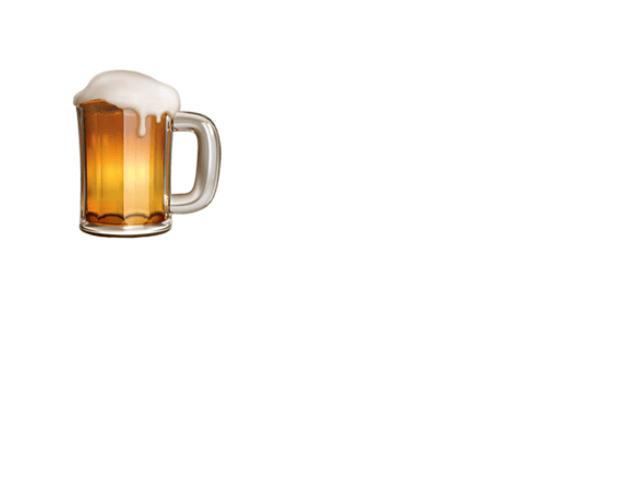
#> input picture input/beer.png, 642 x 482 px; its folder holds only this picture in this run
$ python cropper.py
#> lines starting #> are read from the running program, lines starting #| are printed output that depends on the picture; after the words box and inside, x2 and y2 are one past the last pixel; in counts of white or black regions, pixels touching at a corner belong together
from glob import glob
from pathlib import Path
import argparse
import subprocess
import cv2

def parseArguments():
    script_directory = Path(__file__).parent.absolute()
    parser = argparse.ArgumentParser(description = 'A tool to crop excessive white background around objects on images (or to grow some white background around if not enough).')
    parser.add_argument(
        '-i',
        '--input-dir',
        action = 'store',
        dest = 'input_dir',
        default = Path(script_directory / 'input').resolve(),
        help = 'A path to a directory with images to crop. Defaults to an \'input\' folder in the script location.'
    )
    parser.add_argument(
        '-o',
        '--output-dir',
        action = 'store',
        dest = 'output_dir',
        default = Path(script_directory / 'output').resolve(),
        help = 'A path to an output directory to place cropped images. Defaults to an \'output\' folder in the script location.'
    )
    parser.add_argument(
        '-p',
        '--padding',
        action = 'store',
        dest = 'padding_px',
        type = int,
        default = 10,
        help = 'A width of a white background padding around an object in pixels. Defaults to 10 px.'
    )
    parser.add_argument(
        '-e',
        '--extensions',
        action = 'append',
        dest = 'extensions',
        type = str,
        nargs = '*',
        choices = ['png', 'jpg', 'tiff'],
        default = ['png', 'jpg', 'tiff'],
        help = 'Extensions of images to crop. Defaults to png, jpg and tiff altogether.'
    )

    args = parser.parse_args()

    if 'jpg' in args.extensions:
        args.extensions += ['jpeg', 'jpe']

    if 'tiff' in args.extensions:
        args.extensions += ['tif']

    return args


def main():
    args = parseArguments()
    kernel = cv2.getStructuringElement(cv2.MORPH_RECT,(2,2))

    files = []
    for extension in args.extensions:
        files += glob('{}/*.{}'.format(args.input_dir, extension), recursive = True)

    for file in files:
        # Load the image in black and white (0 - b/w, 1 - color).
        img_bw = cv2.imread(file, 0)
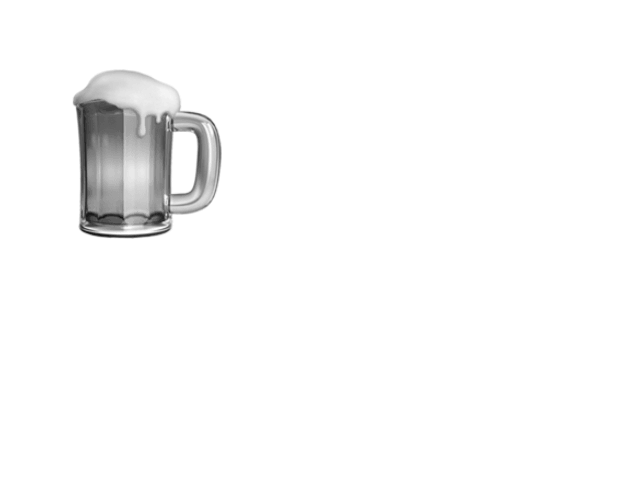
#> img_bw: shape (482, 642); min 24, max 255, mean 249.4
        img_col = cv2.imread(file, 1)
#> img_col is the input picture: shape (482, 642, 3); mean B, G, R 246.2, 249.1, 251.4

        # Make <args.padding_px> border around both images.
        img_bw = cv2.copyMakeBorder(
            img_bw,
            top = args.padding_px,
            bottom = args.padding_px,
            left = args.padding_px,
            right = args.padding_px,
            borderType = cv2.BORDER_CONSTANT,
            value = [255, 255, 255]
        )
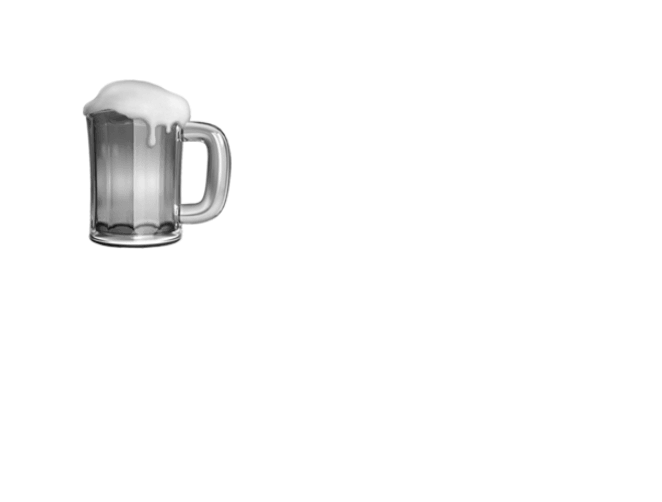
#> img_bw: shape (502, 662); min 24, max 255, mean 249.8

        img_col = cv2.copyMakeBorder(
            img_col,
            top = args.padding_px,
            bottom = args.padding_px,
            left = args.padding_px,
            right = args.padding_px,
            borderType = cv2.BORDER_CONSTANT,
            value = [255, 255, 255]
        )
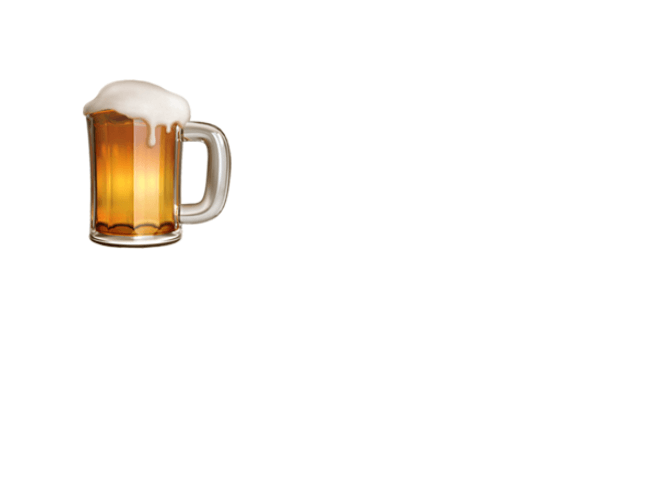
#> img_col: shape (502, 662, 3); mean B, G, R 246.9, 249.5, 251.7

        # Get height and width of the images.
        h, w = img_bw.shape[:2]
#> h = 502; w = 662

        # Invert the image to be white on black for compatibility with findContours.
        img_bw_inverted = cv2.morphologyEx(255 - img_bw, cv2.MORPH_OPEN, kernel)
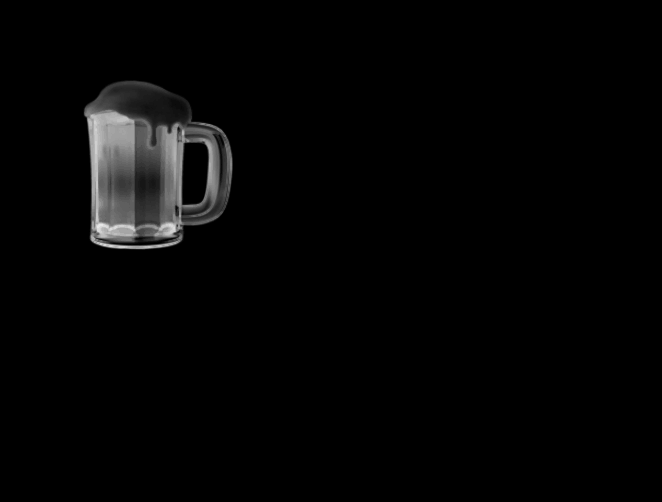
#> img_bw_inverted: shape (502, 662); min 0, max 231, mean 5.1

        # Binarize the image and make thresholding.
        ret, thresh = cv2.threshold(img_bw_inverted, 10, 255, cv2.THRESH_BINARY)
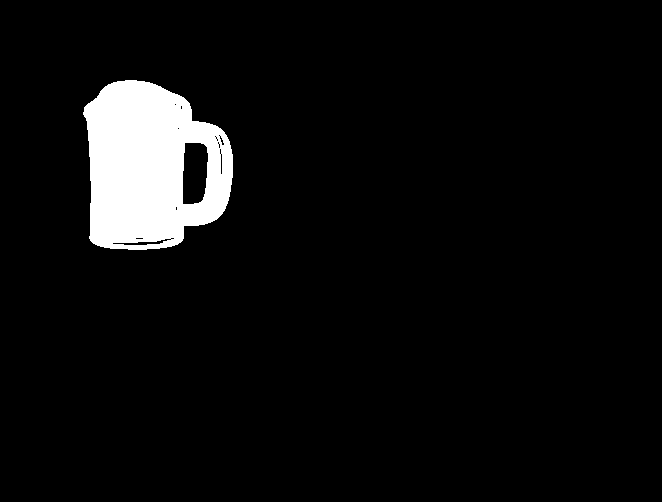
#> thresh: shape (502, 662); 5.5% white; 1 white region

        # Find all the contours in thresh.
        contours, hierarchy = cv2.findContours(thresh, cv2.RETR_LIST, cv2.CHAIN_APPROX_SIMPLE)
#> contours = 18 contours, 13 with area under 20; largest, box (x1, y1, x2, y2) and area: (83, 80, 233, 250) 19666, (182, 142, 209, 205) 1425, (112, 238, 172, 246) 172, (220, 153, 223, 175) 40, (219, 135, 225, 146) 24

        # Calculate bounding rectangles for each contour.
        rects = [cv2.boundingRect(cnt) for cnt in contours]
#> rects = 18 items, first 6: (112, 238, 60, 8), (170, 237, 5, 3), (135, 237, 9, 3), (175, 206, 3, 5), (220, 153, 3, 22), (219, 148, 3, 7)

        # Calculate the combined bounding rectangle points.
        top_x = min([x for (x, y, w, h) in rects]) - args.padding_px
#> top_x = 73
        top_y = min([y for (x, y, w, h) in rects]) - args.padding_px
#> top_y = 70
        bottom_x = max([x + w for (x, y, w, h) in rects]) + args.padding_px
#> bottom_x = 243
        bottom_y = max([y + h for (x, y, w, h) in rects]) + args.padding_px
#> bottom_y = 260

        # Crop the colored image by the rectangle
        output = img_col[top_y:bottom_y, top_x:bottom_x]
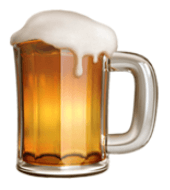
#> output: shape (190, 170, 3); mean B, G, R 171.2, 198, 220.7
        filename = Path(file).name

        # Save the image with same name and extension
        cv2.imwrite(str(args.output_dir / filename), output)

    print('Done!')


if __name__ == '__main__':
    main()
